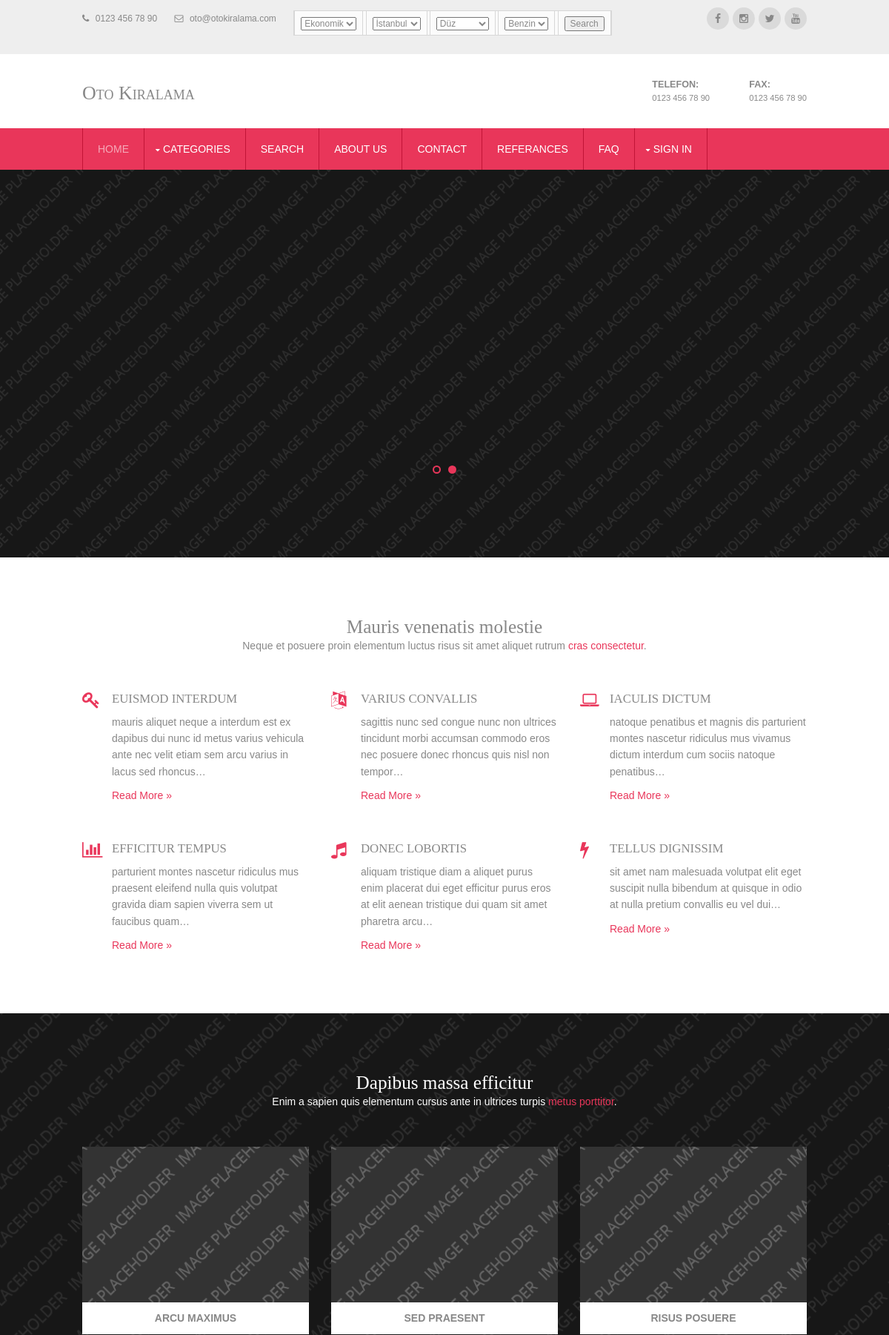
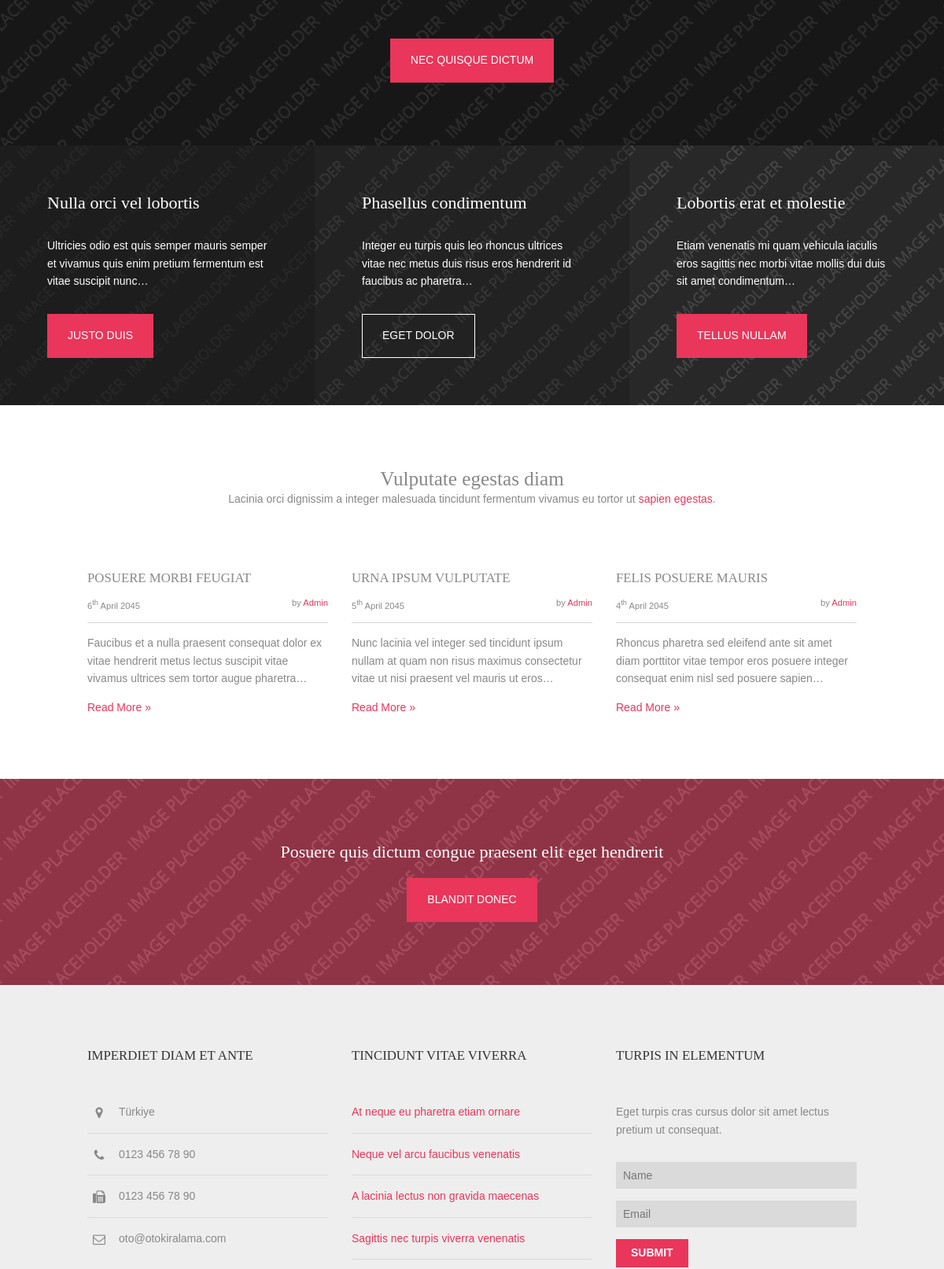
The page / (upper part) on the database its author committed (2 pictures, top to bottom).
### home/models.py (models this page shows, shortened)
class Setting(models.Model):
    STATUS = (
        ('True', 'True'),
        ('False', 'False'),
    )
    title = models.CharField(max_length=150)
    keywords = models.CharField(max_length=255)
    description = models.CharField(max_length=255)
    company = models.CharField(max_length=50)
    address = models.CharField(blank=True, max_length=100)
    phone = models.CharField(blank=True, max_length=15)
    fax = models.CharField(blank=True, max_length=15)
    email = models.CharField(blank=True, max_length=50)
    smtpserver = models.CharField(blank=True, max_length=50)
    smtpemail = models.CharField(blank=True, max_length=50)
    smtppassword = models.CharField(blank=True, max_length=10)
    smtpport = models.CharField(blank=True, max_length=5)
    icon = models.ImageField(blank=True, upload_to='images/')
    facebook = models.CharField(blank=True, max_length=50)
    instagram = models.CharField(blank=True, max_length=50)
    twitter = models.CharField(blank=True, max_length=50)
    youtube = models.CharField(blank=True, max_length=50)
    aboutus = RichTextUploadingField(blank=True)
    contact = RichTextUploadingField(blank=True)
    references = RichTextUploadingField(blank=True)
    status = models.CharField(max_length=10, choices=STATUS)
    create_at = models.DateTimeField(auto_now_add=True)
    update_at = models.DateTimeField(auto_now=True)

### home/views.py (the view)
# urls.py: path('', views.index, name='index'),
def index(request):
    setting = Setting.objects.get(pk=1)
    otomobil_slider = Otomobil.objects.filter(status=True).order_by('-id')[:4]  # last 4
    category = Category.objects.filter(status=True).all()
    otomobil_picked = Otomobil.objects.all().order_by('?')[:4]  # Random selected 4
    sform1 = SearchForm1()
    context = {'setting': setting,
               'sliderdata': otomobil_slider,
               'otomobils_picked': otomobil_picked,
               'category': category,
               'sform1':sform1}
    return render(request, "index.html", context)
    """aşağıdaki kısım direk bir içerik döndürmek için yukarıdaki kısım ise
     bir html view döndürmek için """

### home/forms.py
class SearchForm1(ModelForm):
    class Meta:
        model = Otomobil
        fields = ['category', 'location', 'gear', 'fuel']

### otomobil/models.py (called while the page is built)
    def __str__(self):  # __str__ method elaborated later in
        full_path = [self.title]  # post.  use __unicode__ in place of
        k = self.parent
        while k is not None:
            full_path.append(k.title)
            k = k.parent
        return ' / '.join(full_path[::-1])

    def __str__(self):  # __str__ method elaborated later in
        full_path = [self.title]  # post.  use __unicode__ in place of
        k = self.parent
        while k is not None:
            full_path.append(k.title)
            k = k.parent
        return ' / '.join(full_path[::-1])

### home/templates/index.html (shortened to what this page needs)
{% extends 'home_index.html' %}
{% block slider %} {% include 'slider.html' %} {% endblock %}
{% block body %} {% include 'content.html' %}  {% endblock %}

### home/templates/header.html (shortened to what this page needs)
{% load static %}
<div class="wrapper row0">
    <div id="topbar" class="hoc clear">
        <div class="fl_left">
            <ul class="nospace inline pushright">
                <li><i class="fa fa-phone"></i> {{ setting.phone }}</li>
                <li><i class="fa fa-envelope-o"></i> {{ setting.email }}</li>
                <li>
                    <form method="post" action="/search/0">
                        <table>
                            <td>{{ sform1.category }}</td>
                            <td>{{ sform1.location }}</td>
                            <td>{{ sform1.gear }}</td>
                            <td>{{ sform1.fuel }}</td>
                            <td><input type="submit" value="Search"></td>
                        </table>
                    </form>
                </li>
            </ul>
        </div>
        <div class="fl_right">
            <ul class="faico clear">
                <li><a class="faicon-facebook" href="{{ setting.facebook }}"><i class="fa fa-facebook"></i></a></li>
                <li><a class="faicon-instagram" href="{{ setting.instagram }}"><i class="fa fa-instagram"></i></a></li>
                <li><a class="faicon-twitter" href="{{ setting.twitter }}"><i class="fa fa-twitter"></i></a></li>
                <li><a class="faicon-youtube" href="{{ setting.youtube }}"><i class="fa fa-youtube"></i></a></li>
            </ul>
        </div>
    </div>
</div>
<div class="wrapper row1">
    <header id="header" class="hoc clear">
        <div id="logo" class="fl_left">
            <h1><a href="/">{{ setting.title }}</a></h1>
        </div>
        <div id="quickinfo" class="fl_right">
            <ul class="nospace inline">
                <li><strong>Telefon:</strong><br>
                    {{ setting.phone }}</li>
                <li><strong>Fax:</strong><br>
                    {{ setting.fax }}</li>
            </ul>
        </div>
    </header>
</div>
<div class="wrapper row2">
    <nav id="mainav" class="hoc clear">
        <ul class="clear">
            <li class="active"><a href="/">Home</a></li>
            <li>
                <a class="drop" href="#">CATEGORIES</a>
                {% load mptt_tags %}
            </li>
            <li><a href="/search/1">Search</a></li>
            <li><a href="/aboutus">ABOUT US</a></li>
            <li><a href="/contact">CONTACT</a></li>
            <li><a href="/referances">REFERANCES</a></li>
            <li><a href="/fag">FAQ</a></li>
            {% if user.id is not None %}
                <li class="dropdown">
                    <a class="dropdown-toggle" data-toggle="dropdown" href="blog-archive.html">{{ user.username }} <span
                            class="caret"></span></a>
                    <ul class="dropdown-menu" role="menu">
                        <li><a href="/user">My Acoount</a></li>
                        <li><a href="/user">User Profile</a></li>
                        <li><a href="/user/user_otomobils">My Otomobils</a></li>
                        <li><a href="/user/comments">My Comments</a></li>
                        <li><a href="/logout">Logout</a></li>
                    </ul>
                </li>
            {% else %}
                <li><a class="drop" href="#">Sign In</a>
                </li>
            {% endif %}
        </ul>
    </nav>
</div>

### home/templates/slider.html (shortened to what this page needs)
{%  load static %}
<div class="wrapper bgded overlay" style="background-image:url('/static/images/demo/backgrounds/01.png');">
  <div id="pageintro" class="hoc clear">
    <div class="flexslider basicslider">
      <ul class="slides">
          {% for slide in sliderdata %}
        <li>
          <article class="group">
            <div class="one_half first">
            </div>
            <div class="one_half"><a href="/otomobil/{{ slide.id }}/{{ slide.slug }}"><img src="{{ slide.image.url }}" alt=""></a></div>
          </article>
        </li>
          {% endfor %}
      </ul>
    </div>
  </div>
</div>

### home/templates/footer.html (shortened to what this page needs)
{%  load static %}
<div class="wrapper row4">
  <footer id="footer" class="hoc clear">
    <div class="one_third first">
      <h6 class="title">Imperdiet diam et ante</h6>
      <ul class="nospace linklist contact">
        <li><i class="fa fa-map-marker"></i>
          <address>
          {{ setting.address }}
          </address>
        </li>
        <li><i class="fa fa-phone"></i> {{ setting.phone }}</li>
        <li><i class="fa fa-fax"></i> {{ setting.fax }}</li>
        <li><i class="fa fa-envelope-o"></i> {{ setting.email }}</li>
      </ul>
    </div>
    <div class="one_third">
      <h6 class="title">Tincidunt vitae viverra</h6>
      <ul class="nospace linklist">
        <li><a href="#">At neque eu pharetra etiam ornare</a></li>
        <li><a href="#">Neque vel arcu faucibus venenatis</a></li>
        <li><a href="#">A lacinia lectus non gravida maecenas</a></li>
        <li><a href="#">Sagittis nec turpis viverra venenatis</a></li>
      </ul>
    </div>
    <div class="one_third">
      <h6 class="title">Turpis in elementum</h6>
      <p class="btmspace-30">Eget turpis cras cursus dolor sit amet lectus pretium ut consequat.</p>
      <form method="post" action="#">
        <fieldset>
          <input class="btmspace-15" type="text" value="" placeholder="Name">
          <input class="btmspace-15" type="text" value="" placeholder="Email">
          <button type="submit" value="submit">Submit</button>
        </fieldset>
      </form>
    </div>
  </footer>
</div>

### home/static/layout/styles/layout.css (style rules this page uses)
#topbar { padding:10px 0; font-size:12px; }
#topbar .fl_left { margin-top:4px; }
#topbar .fl_left .inline > li i { margin:0 5px 0 0; line-height:normal; }
#header { padding:30px 0; }
#header #logo { margin-top:8px; font-variant:small-caps; }
#header #logo h1 { margin:0; padding:0; font-size:26px; }
#header #quickinfo { font-size:.8rem; text-transform:uppercase; }
#header #quickinfo li { margin-right:50px; }
#header #quickinfo li:last-child { margin-right:0; }
#header #quickinfo strong { display:block; margin:0 0 -5px 0; padding:0; font-size:.9rem; }
#pageintro { padding:150px 0; }
#footer { padding:80px 0; }
#footer .title { margin:0 0 50px 0; padding:0; font-size:1.2rem; text-transform:uppercase; }
#footer .linklist li { display:block; margin-bottom:15px; padding:0 0 15px 0; border-bottom:1px solid; }
#footer .linklist li:last-child { margin:0; padding:0; border:none; }
#footer .linklist li::before, #footer .linklist li::after { display:table; content:""; }
#footer .linklist li, #footer .linklist li::after { clear:both; }
#footer .contact.linklist li, #footer .contact.linklist li:last-child { position:relative; padding-left:40px; }
#footer .contact li * { margin:0; padding:0; line-height:1.6; }
#footer .contact li i { display:block; position:absolute; top:0; left:0; width:30px; font-size:16px; text-align:center; }
#footer input, #footer button { border:1px solid; }
#footer input { display:block; width:100%; padding:8px; }
#footer button { padding:8px 18px 10px; text-transform:uppercase; font-weight:700; cursor:pointer; }
*, *::before, *::after { transition:all .3s ease-in-out; }
nav ul, nav ol { margin:0; padding:0; list-style:none; }
#mainav, #breadcrumb, .sidebar nav { line-height:normal; }
#mainav .drop::after, #mainav li li .drop::after, #breadcrumb li a::after, .sidebar nav a::after { position:absolute; font-family:"FontAwesome"; font-size:10px; line-height:10px; }
#mainav li { display:block; position:relative; float:left; margin:0; padding:0; text-transform:uppercase; }
#mainav li:last-child { margin-right:0; }
#mainav ul.clear { border:solid; border-width:0 0 0 1px; }
#mainav li a { display:block; padding:20px; border:solid; border-width:0 1px 0 0; border-collapse:collapse; }
#mainav .drop { padding-left:25px; }
#mainav .drop:after, #mainav li li .drop:after { content:"\f0d7"; }
#mainav .drop:after { top:25px; left:15px; }
table, th, td { border:1px solid; border-collapse:collapse; vertical-align:top; }
table, th { table-layout:auto; }
table { width:100%; margin-bottom:15px; }
th, td { padding:5px 8px; }
td { border-width:0 1px; }
.faico { margin:0; padding:0; list-style:none; }
.faico li { display:inline-block; float:left; margin:0 5px 0 0; padding:0; line-height:normal; }
.faico li:last-child { margin-right:0; }
.faico a { display:block; width:30px; height:30px; line-height:30px; font-size:14px; text-align:center; border-radius:50%; }
.faico a { color:inherit; background-color:#DADADA; }
body { color:#888888; background-color:#EEEEEE; }
a { color:#E9365A; }
.overlay { color:#FFFFFF; background-color:inherit; }
.overlay::after { color:inherit; background-color:rgba(0,0,0,.55); }
.row0 { color:#888888; background-color:#EEEEEE; }
.row1 { color:#888888; background-color:#FFFFFF; }
.row2 { color:#FFFFFF; background-color:#E9365A; }
.row4 { color:#888888; background-color:#EEEEEE; }
#header #logo * { color:inherit; }
#footer .title { color:#333333; }
#footer .linklist li { border-color:#DADADA; }
#footer input, #footer button { border-color:transparent; }
#footer input { color:#333333; background-color:#DADADA; }
#footer button { color:#FFFFFF; background-color:#E9365A; }
#mainav ul.clear, #mainav li a { border-color:#C21437; }
#mainav li a { color:inherit; background-color:inherit; }
#mainav .active a, #mainav a:hover, #mainav li:hover > a { color:#F5A9B8; background-color:inherit; }
table, th, td, #comments .avatar, #comments input, #comments textarea { border-color:#D7D7D7; }
@media screen and (min-width:978px) { .hoc { max-width:978px; } }

### home/static/layout/styles/custom.flexslider.css (style rules this page uses)
.slides, .slides > li, .flex-control-nav, .flex-direction-nav { margin:0; padding:0; list-style:none; }
.flexslider { display:block; position:relative; margin:0; padding:0; }
.flexslider .slides { display:block; width:100%; overflow:hidden; }
.flexslider .slides > li { display:none; -webkit-backface-visibility:hidden; }
.slides::before, .slides::after { display:table; content:""; }
.slides, .slides::after { clear:both; }

### rows shown on the page
Setting: phone "0123 456 78 90", email "oto@otokiralama.com", title "Oto Kiralama", fax "0123 456 78 90", address "Türkiye"
